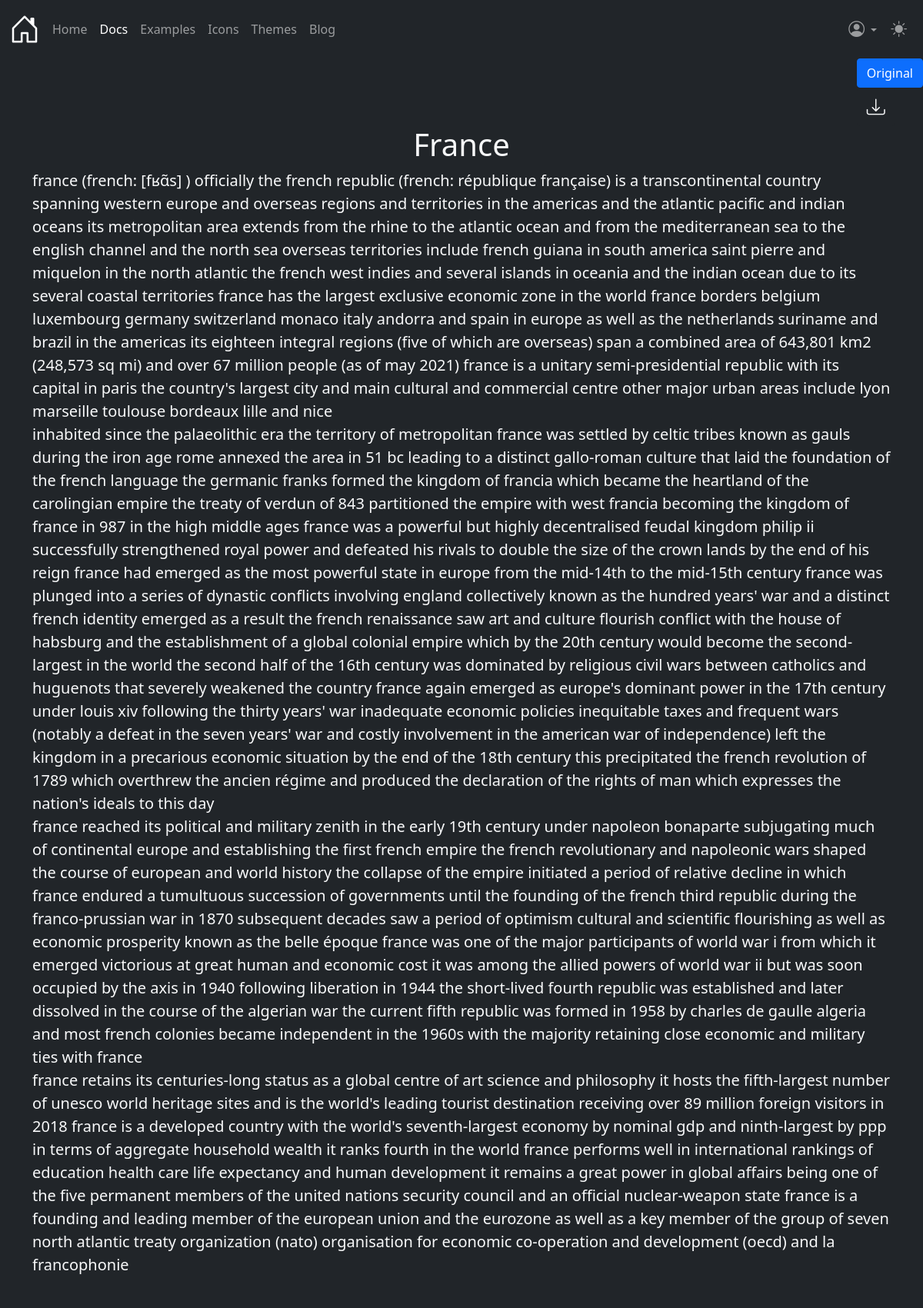
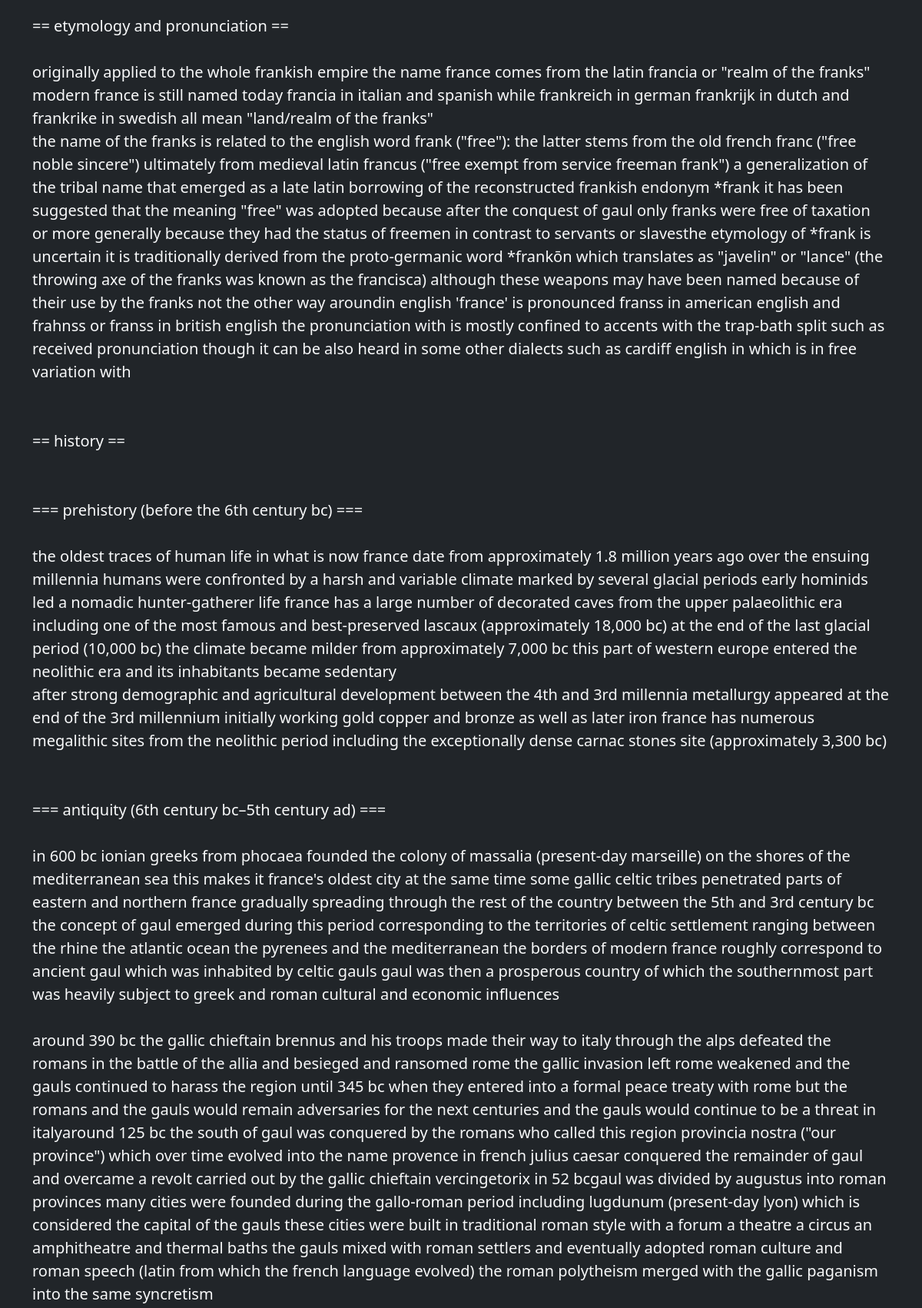
/handwriting/article/db/get/4 (signed in, upper part), run on the app's committed database (2 pictures, top to bottom).
### wikipedia_converter/models.py (models this page shows, shortened)
class Article(models.Model):
    content = models.CharField(max_length=9999999999)
    link = models.CharField(max_length=500)
    title = models.CharField(max_length=500)

### wikipedia_converter/views.py (the view, shortened to what this page needs)
# urls.py: path('article/db/get/<int:pk>', views.get_article_from_db, name="getArticleFromDb"),
@gzip_page
def get_article_from_db(request, pk):
    try:
        article1 = FullArticle.objects.get(pk=pk)
    except FullArticle.DoesNotExist as e:
        template = loader.get_template('wikipedia_converter/not_available.html')
        context = {
            'error_message': 'This article does not exist on our database.',
            'error_header': 'Article not found!',
            'search_request': "not+found"
        }
        return HttpResponse(template.render(context, request))
    if article1.user == request.user:
        template = loader.get_template('wikipedia_converter/article.html')
        context = {
            'article': article1.original_page,
            'article_text_formatted': article1.formatted_page.content
        }
        return HttpResponse(template.render(context, request))

### wikipedia_converter/templates/wikipedia_converter/article.html (shortened to what this page needs)
{% extends 'wikipedia_converter/base.html' %}
{% load static %}
{% block stylesheets %}
    {{ block.super }}
    <link rel="stylesheet" href="{% static 'wikipedia_converter/css/article.css' %}">
{% endblock stylesheets %}
{% block content %}
    <ul class="navbar-nav mr-sm-2 navbar-right">
        <li class="nav-item my-2 my-sm-0">
            <button class="btn btn-primary navbar-right"
                    id="textSwitcher"
                    data-bs-toggle="tooltip"
                    data-bs-placement="bottom"
                    title="Show Original"
                    aria-label="Switch text types">Original</button>
        </li>
        <li class="nav-item my-2 my-sm-0">
            <form method="POST" id="navbar-form" action="
            {% if request.user.is_authenticated %}
                {% url 'wikipedia_converter:saveArticle' %}
            {% else %}
                {% url 'login' %}
            {% endif %}"
                  class="navbar-right">
                <button id="downloadButton"
                        class="btn bg-dark text-light"
                        value="{{ article.title }}"
                        name="title"
                        data-bs-toggle="tooltip"
                        data-bs-placement="bottom"
                        title="Save Article"
                        aria-label="Download article">
                    <i class="bi-download" style="font-size: 150%;"></i>
                </button>
            </form>
    </ul>
    <div class="container">
        <h1 class="text-center">{{ article.title }}</h1>
        <p class="text-lowercase" id="article">
            {{ article_text_formatted|linebreaksbr }}
        </p>
    </div>
{% endblock content %}

### wikipedia_converter/static/wikipedia_converter/css/navbar.css (style rules this page uses)
body { display: flex; flex-direction: column; min-height: 100vh; }
.navbar-right { margin-left: auto; }

### wikipedia_converter/static/wikipedia_converter/css/article.css (style rules this page uses)
#article { font-size: 20px; }

### data on the page
Article: title "France"
Article: content "france (french: [fʁɑ̃s] ) officially the french republic (french: république française) is a transcontinental country spanning western europe and overseas regions and territories in the americas and the atlantic pacific and indian oceans its metropolitan area extends from the rhine to the atlantic ocean and from the mediterranean sea to the english channel and the north sea overseas territories include french guiana in south america saint pierre and miquelon in the north atlantic the french west indies and several islands in oceania and the indian ocean due to its several coastal territories france has the largest exclusive economic zone in the world france borders belgium luxembourg…"
